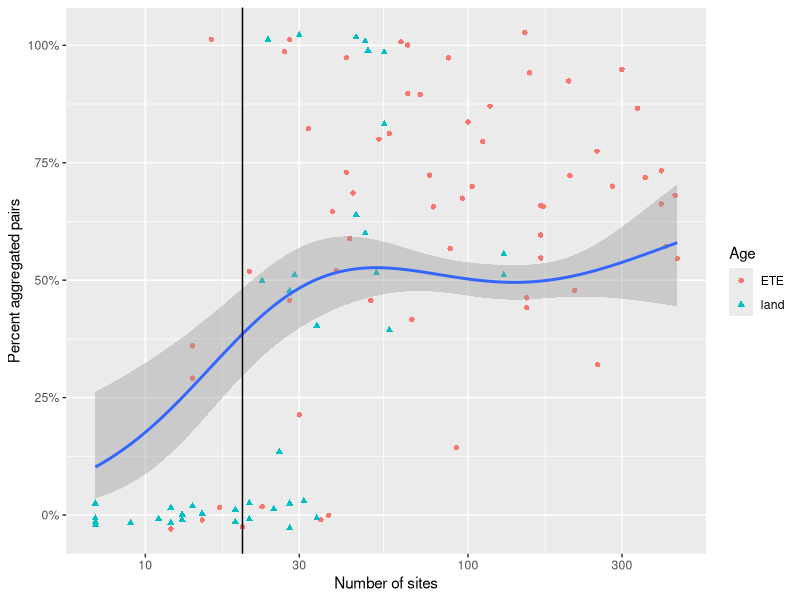
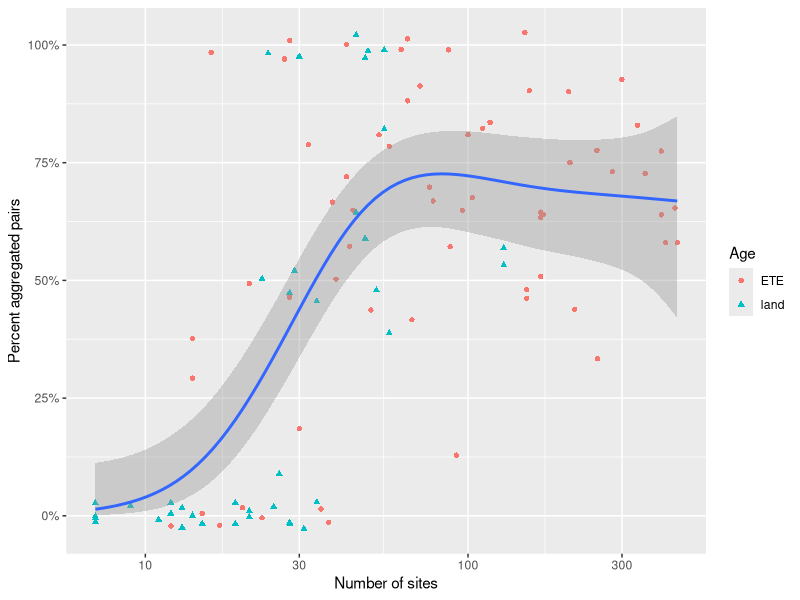

Here is the R script that generated these plots, in order:
library("ggplot2")
library("scales")

#load data
combETE <- read.csv("./data/combinedETE.csv")
levels(combETE$land.island) <- c("Fossil/historical", "island", "Modern")

#with weights = numSig taxa
ggplot(subset(combETE, land.island != "island"), aes(x = numSites, y = percAgg, col = land.island, shape = land.island, weight = numSig)) + 
  geom_jitter(width = 0, height = 0.03) +
  geom_smooth(aes(group  = 1), method = "gam", formula = y ~s(x, k = 4), method.args = list(family = "quasibinomial"), show.legend = FALSE) +
  scale_y_continuous(labels = percent) +
  scale_x_log10() + 
  labs(x = "Number of sites", y = "Percent aggregated pairs", colour = "Age", shape = "Age") + geom_vline(xintercept = 20)
  theme(legend.justification=c(0, 0), legend.position=c(.75, 0)) 


#no weights
ggplot(subset(combETE, land.island != "island"), aes(x = numSites, y = percAgg, col = land.island, shape = land.island)) + 
  geom_jitter(width = 0, height = 0.03) +
  geom_smooth(aes(group  = 1), method = "gam", formula = y ~s(x), method.args = list(family = "quasibinomial"), show.legend = FALSE) +
  scale_y_continuous(labels = percent) +
  scale_x_log10() + 
  labs(x = "Number of sites", y = "Percent aggregated pairs", colour = "Age", shape = "Age")
       

